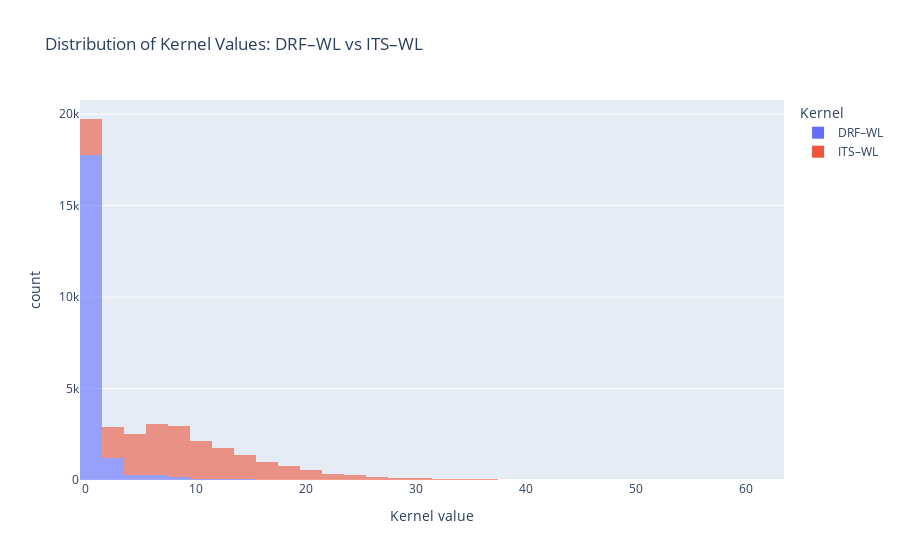

Write notebook code for a chart like this one.
### Markdown cell above
**Figure:** Kernel matrix heatmaps for DRF–WL (bottom) and ITS–WL (top) using edge-based Weisfeiler–Lehman features.
Each entry \(K_{ij}\) corresponds to the multiset intersection between the feature representations of reactions \(i\) and \(j\).
The diagonal indicates self-similarity, while off-diagonal values reflect shared structural or reaction-specific features.
DRF–WL produces a sparse kernel emphasizing reaction changes, whereas ITS–WL yields a denser kernel capturing overall structural similarity.

### Code cell
import numpy as np
import plotly.express as px

def upper_triangle_values(K):
    n = K.shape[0]
    return K[np.triu_indices(n, k=1)]

vals_drf = upper_triangle_values(K_drf)  # DRF Kernel-Matrix
vals_its = upper_triangle_values(K_its)  # ITS Kernel-Matrix

fig = px.histogram(
    x=[vals_drf, vals_its],
    labels={"value": "Kernel value", "variable": "Kernel"},
    nbins=50,
    opacity=0.6,
    title="Distribution of Kernel Values: DRF–WL vs ITS–WL",
)

fig.data[0].name = "DRF–WL"
fig.data[1].name = "ITS–WL"
fig.show()

### Figure 1 — Plotly figure (JSON) as saved in the notebook; plotly's stock layout.template omitted (floating-point values rounded to 4 significant figures; data arrays with more than 128 entries replaced by an {"elided": "..."} marker saying what was removed)
{"data": [{"bingroup": "x", "hovertemplate": "Kernel=wide_variable_0<br>Kernel value=%{x}<br>count=%{y}<extra></extra>", "legendgroup": "wide_variable_0", "marker": {"color": "#636efa", "opacity": 0.6, "pattern": {"shape": ""}}, "name": "DRF–WL", "nbinsx": 50, "orientation": "v", "showlegend": true, "type": "histogram", "x": {"elided": "19900 float values"}, "xaxis": "x", "yaxis": "y"}, {"bingroup": "x", "hovertemplate": "Kernel=wide_variable_1<br>Kernel value=%{x}<br>count=%{y}<extra></extra>", "legendgroup": "wide_variable_1", "marker": {"color": "#EF553B", "opacity": 0.6, "pattern": {"shape": ""}}, "name": "ITS–WL", "nbinsx": 50, "orientation": "v", "showlegend": true, "type": "histogram", "x": {"elided": "19900 float values"}, "xaxis": "x", "yaxis": "y"}], "layout": {"barmode": "relative", "legend": {"title": {"text": "Kernel"}, "tracegroupgap": 0}, "title": {"text": "Distribution of Kernel Values: DRF–WL vs ITS–WL"}, "xaxis": {"anchor": "y", "domain": [0, 1], "title": {"text": "Kernel value"}}, "yaxis": {"anchor": "x", "domain": [0, 1], "title": {"text": "count"}}}}
